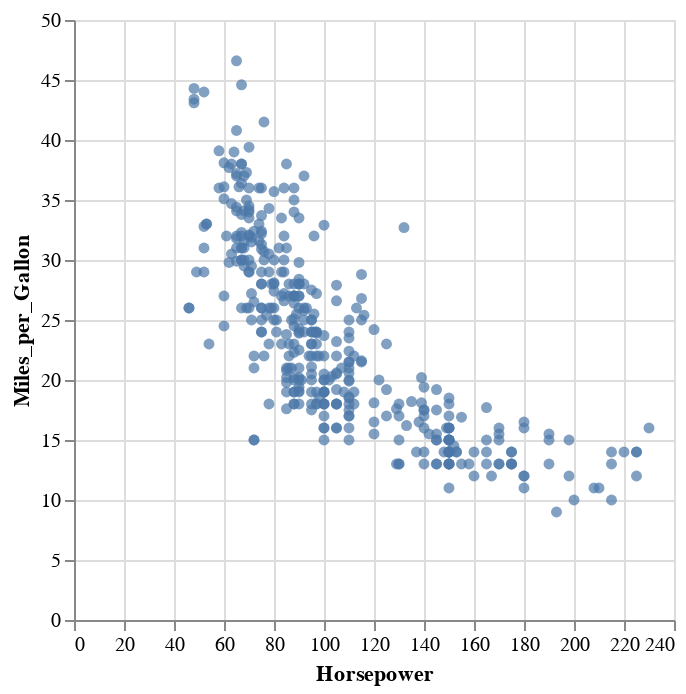

Notebook cell for this chart:
### Code cell
# Finally, if we notice the typo, we can fix the name

chart = alt.Chart(source).mark_point(filled=True).encode(
    x='Hosrepower',
    y='Miles_per_Gallon',
)

chart

### Figure 1 — Vega-Lite specification as saved in the notebook (floating-point values rounded to 4 significant figures; data arrays with more than 128 entries replaced by an {"elided": "..."} marker saying what was removed)
{"config": {"view": {"continuousWidth": 300, "continuousHeight": 300}}, "data": {"name": "data-f02450ab61490a1363517a0190416235"}, "mark": {"type": "point", "filled": true}, "encoding": {"x": {"field": "Horsepower", "type": "quantitative"}, "y": {"field": "Miles_per_Gallon", "type": "quantitative"}}, "$schema": "https://vega.github.io/schema/vega-lite/v5.8.0.json", "datasets": {"data-f02450ab61490a1363517a0190416235": {"elided": "406 records"}}}
